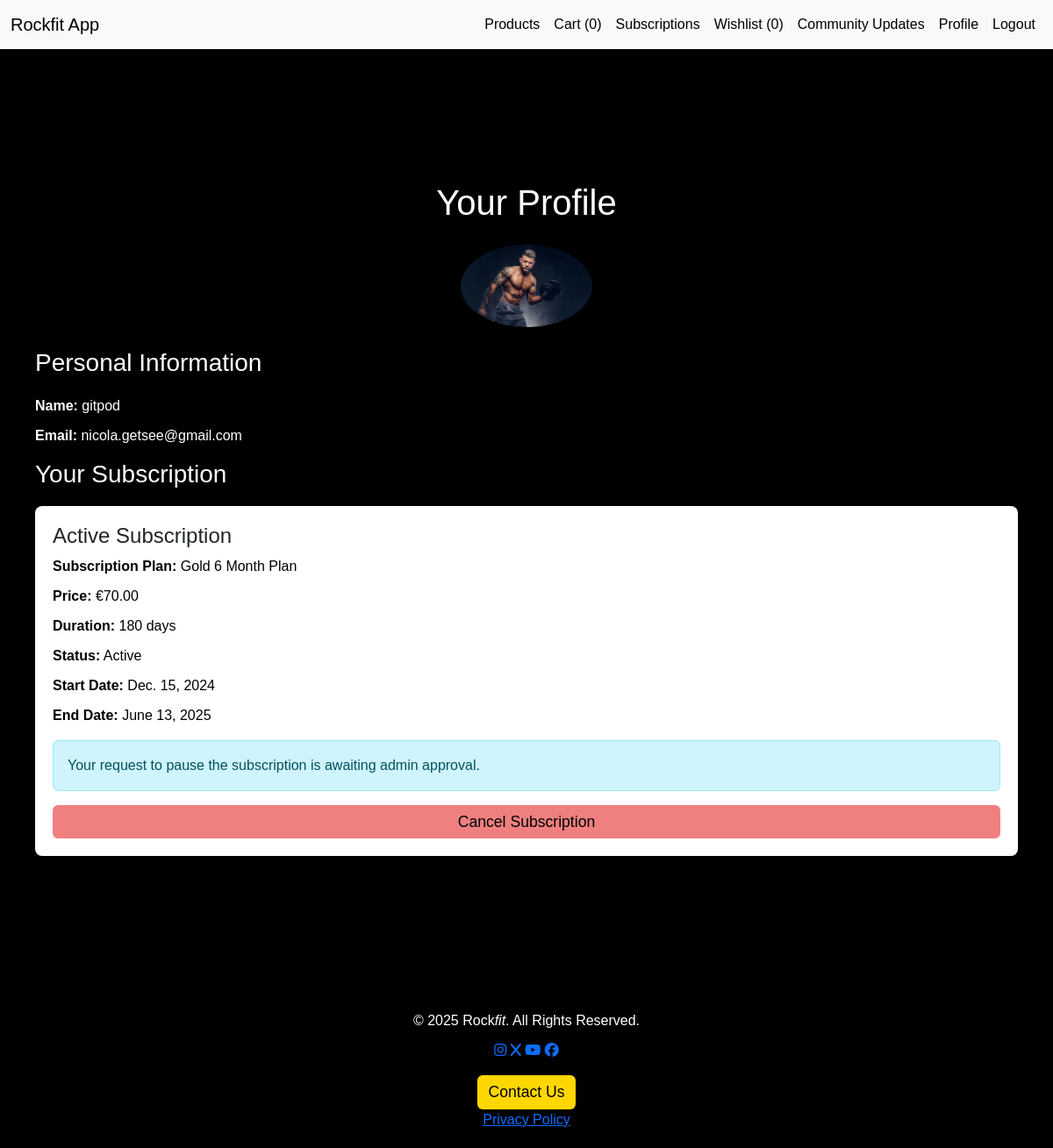
Page /profile/ (signed in) on the earlier database version.
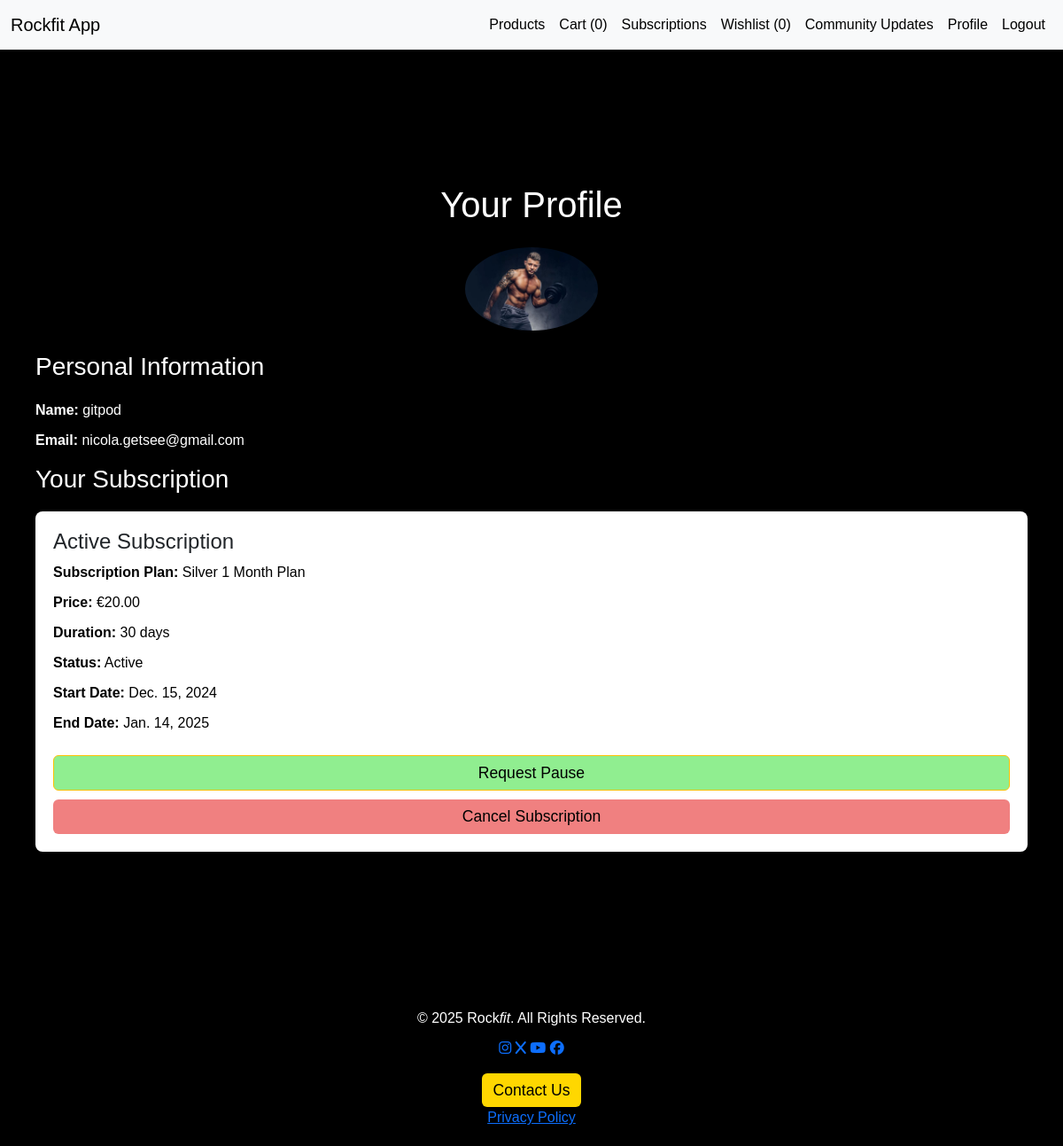
Same page on the later database version.
### fitness/models.py (models this page shows, shortened)
class UserProfile(models.Model):
    user = models.OneToOneField(User, on_delete=models.CASCADE)
    name = models.CharField(max_length=100, blank=True)
    username = models.CharField(max_length=100, null=True, blank=True)
    email = models.EmailField(blank=True)  # Add email field
    profile_picture = models.ImageField(upload_to='profile_pictures/', blank=True, null=True)
    fitness_goal = models.CharField(max_length=255, blank=True)
    age = models.PositiveIntegerField(blank=True, null=True)
    phone = models.CharField(max_length=15, blank=True, null=True)
    subscription_plan = models.ForeignKey(SubscriptionPlan, null=True, on_delete=models.SET_NULL)
    subscription_start_date = models.DateField(null=True, blank=True)
    subscription_end_date = models.DateField(null=True, blank=True)
    pause_requested = models.BooleanField(default=False)
    pause_approved = models.BooleanField(default=False)
    created_at = models.DateTimeField(auto_now_add=True)
    paused_at = models.DateTimeField(null=True, blank=True)
    resume_requested = models.BooleanField(default=False)
    resume_approved = models.BooleanField(default=False)
    is_active = models.BooleanField(default=False)

class SubscriptionPlan(models.Model):
    name = models.CharField(max_length=100)
    price = models.DecimalField(max_digits=10, decimal_places=2)
    duration = models.IntegerField()  # Duration in days
    benefits = models.TextField()
    is_active = models.BooleanField(default=True)
    is_spotlight = models.BooleanField(default=False)
    created_at = models.DateTimeField(default=timezone.now)

### fitness/views.py (the view)
# urls.py: path('profile/', views.profile_view, name='profile'),
@login_required(login_url='login')
def profile_view(request):
    if not request.user.is_authenticated:
        return redirect('login')  # Make sure 'login' is the correct URL name for the login page
    try:
        user_profile = request.user.userprofile
    except UserProfile.DoesNotExist:
        user_profile = None
    return render(request, 'fitness/profile.html', {
        'user_profile': user_profile,
        'subscription': user_profile.subscription_plan if user_profile else None,
        'pause_requested': user_profile.pause_requested if user_profile else False,
        'pause_approved': user_profile.pause_approved if user_profile else False,
    })

### cart/models.py (called while the page is built)
    def get_total_items(self):
        return sum(item.quantity for item in self.items.all())

### fitness/context_processors.py (called while the page is built)
def cart_count(request):
    count = 0
    if request.user.is_authenticated:
        try:
            cart = Cart.objects.get(user=request.user)
            count = cart.get_total_items()
        except Cart.DoesNotExist:
            count = 0
    return {'cart_count': count}

def wishlist_count(request):
    if request.user.is_authenticated:
        wishlist, created = Wishlist.objects.get_or_create(user=request.user)
        count = wishlist.items.count()
    else:
        count = 0
    return {'wishlist_count': count}

### fitness/templates/fitness/profile.html (shortened to what this page needs)
{% extends "base.html" %}
{% load static %}
{% block content %}
<div class="container mt-5">
    <h1 class="text-center mb-4 profile-text">Your Profile</h1>
    <div class="text-center mb-4">
        <img src="{% if user_profile.profile_picture %}{{ user_profile.profile_picture.url }}{% else %}{% static 'images/default-profile.png' %}{% endif %}" alt="Profile Picture" class="rounded-circle" width="150">
    </div>
    <h3 class="profile-text">Personal Information</h3>
    <p><strong>Name:</strong> {{ user.username }}</p>
    <p><strong>Email:</strong> {{ user.email }}</p>
    <h3 class="profile-text">Your Subscription</h3>
    {% if user_profile.subscription_plan %}
        <div class="card shadow-sm mb-3">
            <div class="card-body">
                <h4 class="card-title">Active Subscription</h4>
                <p class="plan"><strong>Subscription Plan:</strong> {{ user_profile.subscription_plan.name }}</p>
                <p class="plan"><strong>Price:</strong> €{{ user_profile.subscription_plan.price }}</p>
                <p class="plan"><strong>Duration:</strong> {{ user_profile.subscription_plan.duration }} days</p>
                <p class="plan"><strong>Status:</strong>
                    {% if user_profile.subscription_plan.is_active %}
                        Active
                    {% else %}
                        Inactive
                    {% endif %}
                </p>
                <p class="plan"><strong>Start Date:</strong> {{ user_profile.subscription_start_date }}</p>
                <p class="plan"><strong>End Date:</strong> {{ user_profile.subscription_end_date }}</p>
                <div class="mt-3">
                    {% if user_profile.pause_approved %}
                        <div class="alert alert-warning">
                            Your subscription is paused.<br>
                            Paused since: {{ user_profile.paused_at|date:"F j, Y, g:i a" }}
                        </div>
                        <form action="{% url 'resume_subscription' %}" method="post">
                            {% csrf_token %}
                            <button type="submit" class="btn btn-success w-100 mt-2 resume">Resume Subscription</button>
                        </form>
                    {% elif user_profile.pause_requested %}
                        <div class="alert alert-info">
                            Your request to pause the subscription is awaiting admin approval.
                        </div>
                    {% else %}
                        {% if user_profile.subscription_plan.is_active %}
                            <form action="{% url 'request_pause_subscription' %}" method="post">
                                <button type="submit" class="btn btn-warning w-100 mt-2 request" {% if user_profile.pause_requested or user_profile.pause_approved %}disabled{% endif %}>
                                    Request Pause
                                </button>
                            </form>
                        {% endif %}
                    {% endif %}
                </div>
                {% if user_profile.subscription_plan.is_active %}
                    <form action="{% url 'cancel_subscription' %}" method="post">
                        <button type="submit" class="btn btn-danger w-100">Cancel Subscription</button>
                    </form>
                {% else %}
                    <a href="{% url 'subscription_plans' %}" class="btn btn-primary w-100">Choose a Subscription Plan</a>
                {% endif %}
            </div>
        </div>
    {% else %}
        <p>You do not have an active subscription.</p>
        <a href="{% url 'subscription_plans' %}" class="btn btn-primary">Browse Subscription Plans</a>
    {% endif %}
</div>
{% endblock %}

### templates/base.html (shortened to what this page needs)
{% load static %}
<!DOCTYPE html>
<html lang="en">
<head>
    <link href="https://cdn.jsdelivr.net/npm/bootstrap@5.3.0/dist/css/bootstrap.min.css" rel="stylesheet">
    <link href="https://cdn.jsdelivr.net/npm/bootstrap-icons/font/bootstrap-icons.css" rel="stylesheet">
    <link rel="stylesheet" href="https://cdnjs.cloudflare.com/ajax/libs/font-awesome/6.5.2/css/all.min.css">
    <link rel="stylesheet" href="{% static 'css/style.css' %}">
</head>
    {% block nav %}
    <nav class="navbar main-nav navbar-expand-lg navbar-light bg-light">
        <div class="container-fluid">
            <a class="navbar-brand" href="{% url 'home' %}">Rockfit App</a>
            <div class="collapse navbar-collapse" id="navbarNav">
                <ul class="navbar-nav ms-auto">
                    <li class="nav-item"><a class="nav-link" href="{% url 'product_list' %}">Products</a></li>
                    <li class="nav-item"><a class="nav-link" href="{% url 'cart:view_cart' %}">Cart ({{ cart_count }})</a></li>
                    <li class="nav-item"><a class="nav-link" href="{% url 'subscription' %}">Subscriptions</a></li>
                    <li class="nav-item"><a class="nav-link" href="{% url 'wishlist_view' %}">Wishlist ({{ wishlist_count }})</a></li>
                    <li class="nav-item"><a class="nav-link" href="{% url 'community_updates' %}">Community Updates</a></li>
                    <li class="nav-item"><a class="nav-link" href="{% url 'profile' %}">Profile</a></li>
                    {% if user.is_authenticated %}
                        <li class="nav-item"><a class="nav-link" href="{% url 'account_logout' %}">Logout</a></li>
                    {% else %}
                        <li class="nav-item"><a class="nav-link" href="{% url 'account_login' %}">Login</a></li>
                        <li class="nav-item"><a class="nav-link" href="{% url 'account_signup' %}">Register</a></li>
                    {% endif %}
                </ul>
            </div>
        </div>
    </nav>
    {% endblock %}
<div class="toast-container position-fixed bottom-0 end-0 p-3" style="z-index: 1050;">
</div>
<div class="container mt-4">
    {% block content %}{% endblock %}
</div>
        {% block footer %}
        <footer class="footer">
            <div class="container text-center">
                <p>&copy; 2025 Rock<i>fit</i>. All Rights Reserved.</p>
                <div class="social-links">
                    <a href="https://www.instagram.com/" target="_blank" rel="noopener"
                  aria-label="Visit our Instagram page (opens in a new tab)"><i class="fa-brands fa-instagram"></i></a>
                    <a href="https://x.com/?lang=en" target="_blank" rel="noopener"
                    aria-label="Visit our X page (opens in a new tab)"><i class="fa-brands fa-x"></i></a>
                    <a href="https://www.youtube.com/" target="_blank" rel="noopener"
                    aria-label="Visit our Youtube page (opens in a new tab)"><i class="fa-brands fa-youtube"></i></a>
                    <a href="https://www.facebook.com/" target="_blank" rel="noopener"
                      aria-label="Visit our Facebook page (opens in a new tab)"><i class="fa-brands fa-facebook"></i></a>
                </div>
                <div class="d-flex justify-content-center">
                    <button id="contactButton" class="btn btn-primary mt-3 contact">Contact Us</button>
                </div>
                <div class="d-flex justify-content-center">
                    <a href="{% url 'privacy_policy' %}">Privacy Policy</a>
                </div>
            </div>
        </footer>
        {% endblock %}
</html>

### static/css/style.css (style rules this page uses)
.navbar { background-color: black; box-shadow: 0 2px 4px rgba(0, 0, 0, 0.1); position: fixed; width: 100%; top: 0; background-color: rgba(255, 255, 255, 0.9); backdrop-filter: blur(10px); box-shadow: 0 2px 4px rgba(0, 0, 0, 0.1); z-index: 1000; }
.navbar-light .navbar-nav .nav-link { color: black; }
.container { margin-top: 60px; max-width: 1200px; margin-top: 100px; padding: 20px; border-radius: 8px; box-shadow: 0 4px 8px rgba(0, 0, 0, 0.1); }
ul { list-style-type: none; }
li { display: list-item; text-align: justify; unicode-bidi: isolate; }
ol, ul { padding-left: 0; }
.card-body { padding: 20px; }
.card-title { font-size: 1.5rem; }
.btn { font-size: 1.1rem; }
.mt-3 { margin-top: 15px; }
.mb-4 { margin-bottom: 30px; }
.card { border: none; box-shadow: 0 4px 8px rgba(0, 0, 0, 0.05); transition: transform 0.2s ease-in-out, box-shadow 0.2s; list-style-type: none; border-radius: 8px; }
.btn-primary { background-color: gold; border: none; margin-right: 0px; color: black; }
p { margin-bottom: 10px; color: #fff; }
.plan { color: black; }
.btn-danger { background-color: lightcoral; border: none; color: black; }
.profile-text { color: white; margin: 15px 0px 20px 0px; }
.request { margin-bottom: 10px; background-color: lightgreen; color: black; }

Differences in the rows shown:
changed UserProfile: subscription_plan.name "Gold 6 Month Plan" → "Silver 1 Month Plan"; subscription_plan.price "70.00" → "20.00"; subscription_plan.duration "180" → "30"; subscription_end_date "June 13, 2025" → "Jan. 14, 2025"; subscription_plan_id 5 → 2 (drawn); pause_requested True → False (drawn)
Other differences:
text no longer shown: "Your request to pause the subscription is awaiting admin approval."
text now shown: "Request Pause"
